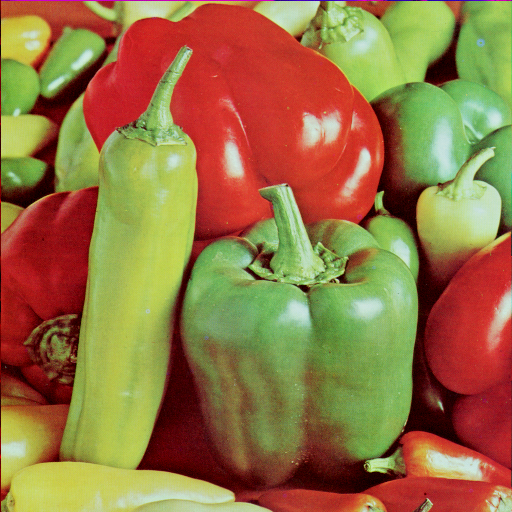
#> input picture Imagen/peppers.tiff, 512 x 512 px, found by its file name
$ python ocv9_resta.py
#> lines starting #> are read from the running program, lines starting #| are printed output that depends on the picture
import cv2
import numpy as np
import matplotlib.pyplot as plt

def res2( img1, img2 ):
    r = img1 - img2
    return r


def resTruncar( im1, im2):
    r = np.zeros( im1.shape, dtype=np.int16)
    for f in range( im1.shape[0] ):
        for c in range( im1.shape[1] ):
            r[f,c]  = im1[f,c].astype(np.int16) - im2[f,c].astype(np.int16)
            if r[f,c,0] < 0 :
                r[f,c,0] = 0
            if r[f,c,1] < 0 :
                r[f,c,1] = 0
            if r[f,c,2] < 0 :
                r[f,c,2] = 0
    return r


def restaEscalar( im1, im2):
    r = np.zeros( im1.shape, dtype=np.int32)
    for f in range( im1.shape[0] ):
        for c in range( im1.shape[1] ):
            r[f,c]  = im1[f,c].astype(np.int32) - im2[f,c].astype(np.int32)
    may = np.amax(r)
    men = np.amin(r)
    # print("Mayor: " , may, " Menor: ", men)
    # print("Res: ",r[0:3,0:2])
    if men < 0:
        r  = r-men
    may = np.amax(r)
    men = np.amin(r)
    # print("Mayor: " , may, " Menor: ", men)
    # print("Res: ",r[0:3,0:2])

    r = r*255//may
    may = np.amax(r)
    men = np.amin(r)
    # print("Mayor: " , may, " Menor: ", men)
    # print("Esc: ",r[0:3,0:2])
    return r


im1 = cv2.cvtColor( cv2.imread('/Users/MI PC/Documents/Tratamiento de imagenes/Imagen/peppers.tiff'), cv2.COLOR_BGR2RGB )
im2 = cv2.cvtColor( cv2.imread('/Users/MI PC/Documents/Tratamiento de imagenes/Imagen/mandrill-baboon.tiff'), cv2.COLOR_BGR2RGB )
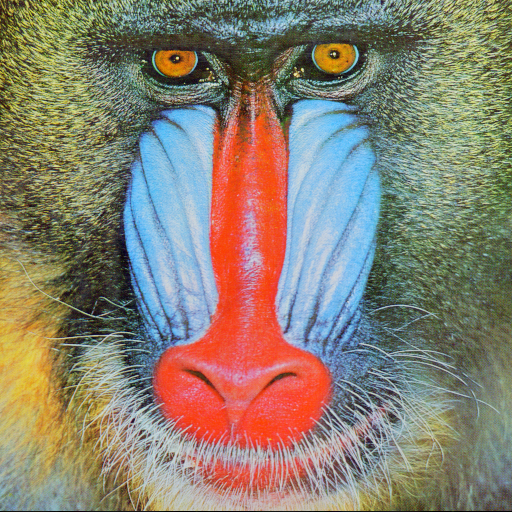
#> input picture Imagen/mandrill-baboon.tiff, 512 x 512 px, found by its file name
#im2 = cv2.cvtColor( cv2.imread('../Imagenes/fig1.jpg'), cv2.COLOR_BGR2RGB )
#im2 = cv2.cvtColor( cv2.imread('../Imagenes/fig2.jpg'), cv2.COLOR_BGR2RGB )
#im2 = cv2.cvtColor( cv2.imread('../Imagenes/fig7.jpg'), cv2.COLOR_BGR2RGB )

resta = cv2.subtract( im1, im2 )                  #101 - 164 = -63 < 0     ==>  0
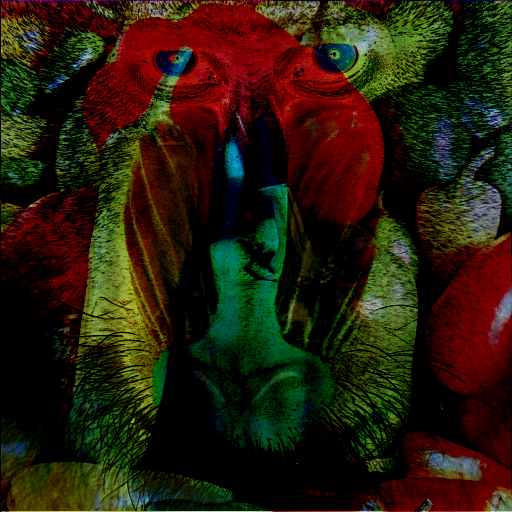
#> resta: shape (512, 512, 3); mean R, G, B 39.2, 28.6, 10.3
restaAbs = cv2.absdiff( im1, im2)                   #abs(101 - 164) = abs(-63) ==> 63
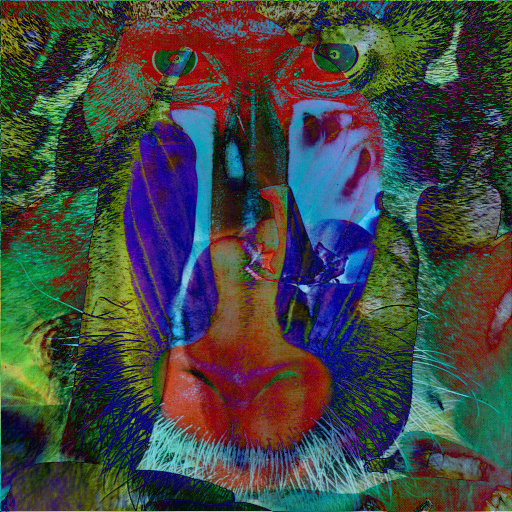
#> restaAbs: shape (512, 512, 3); mean R, G, B 66, 70.4, 67.2
#
res2 = res2(im1, im2)
#> in res2, `r = img1 - img2`:
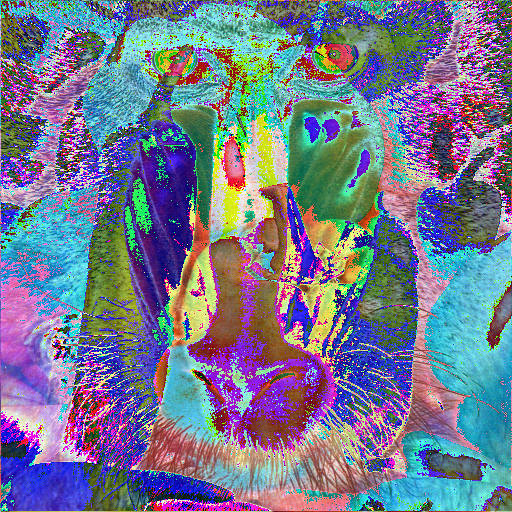
#> r: shape (512, 512, 3); mean R, G, B 115.5, 120.5, 142.6
res3 = resTruncar(im1, im2)
res4 = restaEscalar(im1, im2)
#> after the loop in restaEscalar, `for f in range( im1.shape[0] ):`:
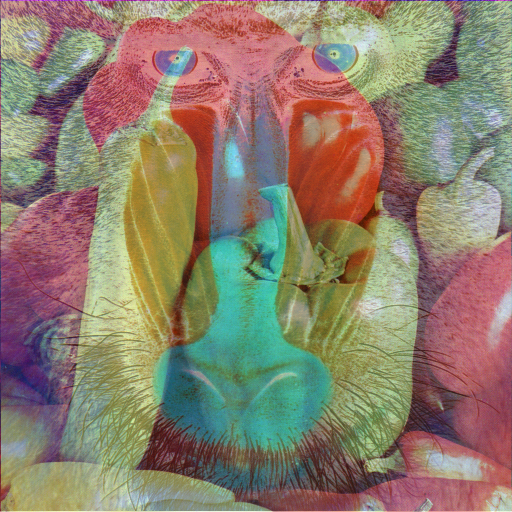
#> r: shape (512, 512, 3) int32; mean R, G, B 12.4, -13.3, -46.6; drawn with min black and max white
#> in restaEscalar, `may = np.amax(r)`: may = 227
#> in restaEscalar, `men = np.amin(r)`: men = -252
#> in restaEscalar, `may = np.amax(r)`: may = 479
#> in restaEscalar, `men = np.amin(r)`: men = 0
#> in restaEscalar, `may = np.amax(r)`: may = 255
#
print("Im1: ", im1[0:3, 0:4])
#| Im1:  [[[101   0   0]
#|   [140   0 142]
#|   [151   0 146]
#|   [160   0 139]]
#|  [[123   0   0]
#|   [191  96  46]
#|   [190  87  51]
#|   [186  92  43]]
#|  [[126   0   0]
#|   [185 102  50]
#|   [185  93  48]
#|   [184  82  48]]]
print("Im2: ", im2[0:3, 0:4])
#| Im2:  [[[164 150  71]
#|   [ 63  57  31]
#|   [ 75  43  10]
#|   [ 95  94  46]]
#|  [[120 125  62]
#|   [135  97  33]
#|   [ 55  35  23]
#|   [ 75  72  24]]
#|  [[ 99  74  31]
#|   [132 118  46]
#|   [ 60  41  36]
#|   [ 54  46  29]]]
print("\nResta OpenCv: ", resta[0:3, 0:4])
#| Resta OpenCv:  [[[  0   0   0]
#|   [ 77   0 111]
#|   [ 76   0 136]
#|   [ 65   0  93]]
#|  [[  3   0   0]
#|   [ 56   0  13]
#|   [135  52  28]
#|   [111  20  19]]
#|  [[ 27   0   0]
#|   [ 53   0   4]
#|   [125  52  12]
#|   [130  36  19]]]
print("\nResta Absoluto OpenCV: ", restaAbs[0:3, 0:4])
#| Resta Absoluto OpenCV:  [[[ 63 150  71]
#|   [ 77  57 111]
#|   [ 76  43 136]
#|   [ 65  94  93]]
#|  [[  3 125  62]
#|   [ 56   1  13]
#|   [135  52  28]
#|   [111  20  19]]
#|  [[ 27  74  31]
#|   [ 53  16   4]
#|   [125  52  12]
#|   [130  36  19]]]
print("\nResta D:", res2[0:3, 0:4])
#| Resta D: [[[193 106 185]
#|   [ 77 199 111]
#|   [ 76 213 136]
#|   [ 65 162  93]]
#|  [[  3 131 194]
#|   [ 56 255  13]
#|   [135  52  28]
#|   [111  20  19]]
#|  [[ 27 182 225]
#|   [ 53 240   4]
#|   [125  52  12]
#|   [130  36  19]]]
print("\nResta Truncar:", res3[0:3, 0:4])
#| Resta Truncar: [[[  0   0   0]
#|   [ 77   0 111]
#|   [ 76   0 136]
#|   [ 65   0  93]]
#|  [[  3   0   0]
#|   [ 56   0  13]
#|   [135  52  28]
#|   [111  20  19]]
#|  [[ 27   0   0]
#|   [ 53   0   4]
#|   [125  52  12]
#|   [130  36  19]]]
print("\nResta Escalar:", res4[0:3, 0:4])
#| Resta Escalar: [[[100  54  96]
#|   [175 103 193]
#|   [174 111 206]
#|   [168  84 183]]
#|  [[135  67 101]
#|   [163 133 141]
#|   [206 161 149]
#|   [193 144 144]]
#|  [[148  94 117]
#|   [162 125 136]
#|   [200 161 140]
#|   [203 153 144]]]

plt.figure(1)
plt.subplot(121)
plt.imshow(im1)
plt.subplot(122)
plt.imshow(im2)

plt.figure(2)
plt.subplot(231)
plt.imshow(resta)
plt.subplot(232)
plt.imshow(restaAbs)
plt.subplot(233)
plt.imshow(res2)
plt.subplot(234)
plt.imshow(res3)
plt.subplot(235)
plt.imshow(res4)
plt.show()
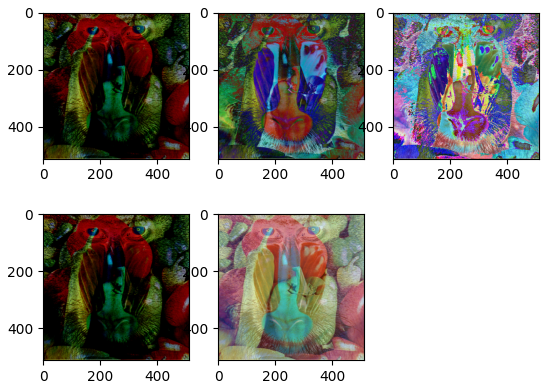
#> figure drawn by matplotlib, 5 panels
